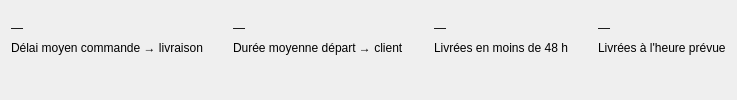
          <widget class="QWidget" name="livTabStatistiques">
           <attribute name="title">
            <string>Statistiques</string>
           </attribute>
           <layout class="QVBoxLayout" name="livLayoutStatistiques" stretch="0,1">
            <property name="spacing">
             <number>12</number>
            </property>
            <property name="leftMargin">
             <number>2</number>
            </property>
            <property name="topMargin">
             <number>12</number>
            </property>
            <property name="rightMargin">
             <number>2</number>
            </property>
            <property name="bottomMargin">
             <number>2</number>
            </property>
            <item>
             <layout class="QHBoxLayout" name="livLayoutKpiStats">
              <property name="spacing">
               <number>12</number>
              </property>
              <item>
               <widget class="QFrame" name="livStatDelai">
                <layout class="QVBoxLayout" name="livLs1">
                 <item>
                  <widget class="QLabel" name="livStatDelaiValeur">
                   <property name="text">
                    <string>—</string>
                   </property>
                  </widget>
                 </item>
                 <item>
                  <widget class="QLabel" name="livStatDelaiTexte">
                   <property name="text">
                    <string>Délai moyen commande → livraison</string>
                   </property>
                  </widget>
                 </item>
                </layout>
               </widget>
              </item>
              <item>
               <widget class="QFrame" name="livStatDuree">
                <layout class="QVBoxLayout" name="livLs2">
                 <item>
                  <widget class="QLabel" name="livStatDureeValeur">
                   <property name="text">
                    <string>—</string>
                   </property>
                  </widget>
                 </item>
                 <item>
                  <widget class="QLabel" name="livStatDureeTexte">
                   <property name="text">
                    <string>Durée moyenne départ → client</string>
                   </property>
                  </widget>
                 </item>
                </layout>
               </widget>
              </item>
              <item>
               <widget class="QFrame" name="livStatCible">
                <layout class="QVBoxLayout" name="livLs3">
                 <item>
                  <widget class="QLabel" name="livStatCibleValeur">
                   <property name="text">
                    <string>—</string>
                   </property>
                  </widget>
                 </item>
                 <item>
                  <widget class="QLabel" name="livStatCibleTexte">
                   <property name="text">
                    <string>Livrées en moins de 48 h</string>
                   </property>
                  </widget>
                 </item>
                </layout>
               </widget>
              </item>
              <item>
               <widget class="QFrame" name="livStatPonctualite">
                <layout class="QVBoxLayout" name="livLs4">
                 <item>
                  <widget class="QLabel" name="livStatPonctualiteValeur">
                   <property name="text">
                    <string>—</string>
                   </property>
                  </widget>
                 </item>
                 <item>
                  <widget class="QLabel" name="livStatPonctualiteTexte">
                   <property name="text">
                    <string>Livrées à l'heure prévue</string>
                   </property>
                  </widget>
                 </item>
                </layout>
               </widget>
              </item>
             </layout>
            </item>
            <item>
             <layout class="QHBoxLayout" name="livLayoutGraphiques" stretch="2,3">
              <property name="spacing">
               <number>12</number>
              </property>
              <item>
               <widget class="QFrame" name="livCardChartStatut">
                <layout class="QVBoxLayout" name="livLayoutChartStatut">
                 <property name="leftMargin">
                  <number>6</number>
                 </property>
                 <property name="topMargin">
                  <number>6</number>
                 </property>
                 <property name="rightMargin">
                  <number>6</number>
                 </property>
                 <property name="bottomMargin">
                  <number>6</number>
                 </property>
                </layout>
               </widget>
              </item>
              <item>
               <widget class="QFrame" name="livCardChartLivreur">
                <layout class="QVBoxLayout" name="livLayoutChartLivreur">
                 <property name="leftMargin">
                  <number>6</number>
                 </property>
                 <property name="topMargin">
                  <number>6</number>
                 </property>
                 <property name="rightMargin">
                  <number>6</number>
                 </property>
                 <property name="bottomMargin">
                  <number>6</number>
                 </property>
                </layout>
               </widget>
              </item>
             </layout>
            </item>
           </layout>
          </widget>
